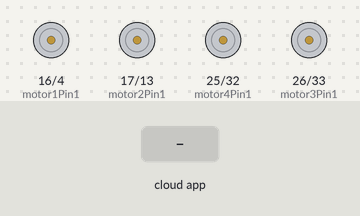
Bench run of a sketch on a simulated ESP32. Shown: motor-driver pin pairs drawn as motors (green arrow = first pin HIGH = forward, orange = second pin HIGH = backward, longer = more drive). The test bench sets the inputs (shaded band). The ROS host is connected and sends only what is stated.

Above: at 3.2 s.
3.3 s: the phone or cloud app sets linear.x to -100
At 3.9 s:
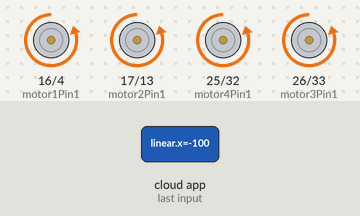
4.8 s: the phone or cloud app sets angular.z to -100
At 5.5 s:
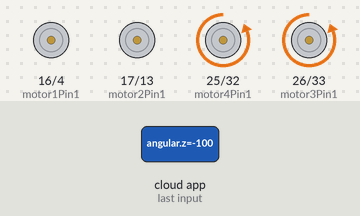
6.3 s: the phone or cloud app sets linear.x to 0
At 7.0 s:
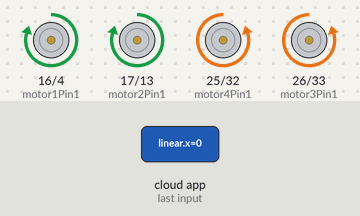
7.9 s: the phone or cloud app sets angular.z to 100
At 8.5 s:
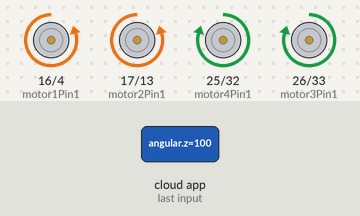
9.4 s: the phone or cloud app sets linear.x to 100
At 10.1 s:
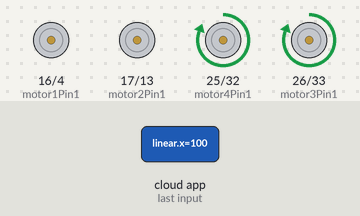
10.9 s: the phone or cloud app sets angular.z to 0
At 12.3 s:
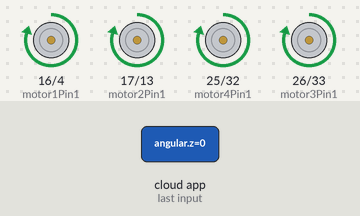
Timing chart, 0 to 13.4 s (numbered marks = the images above; inputs shaded):
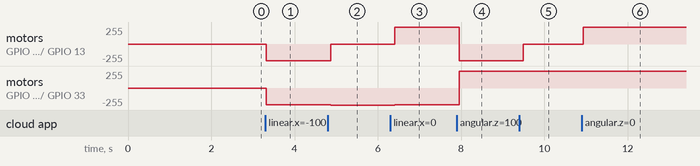

Measured:
- after the input at 3.3 s, motor on GPIO 16 (motor1Pin1) / GPIO 4 (motor1Pin2), motor on GPIO 17 (motor2Pin1) / GPIO 13 (motor2Pin2), motor on GPIO 25 (motor4Pin1) / GPIO 32 (motor4Pin2), motor on GPIO 26 (motor3Pin1) / GPIO 33 (motor3Pin2): stopped → backward 250/255 at once
- after the input at 4.8 s, motor on GPIO 16 (motor1Pin1) / GPIO 4 (motor1Pin2), motor on GPIO 17 (motor2Pin1) / GPIO 13 (motor2Pin2): backward 250/255 → stopped after 0.07 s; motor on GPIO 25 (motor4Pin1) / GPIO 32 (motor4Pin2), motor on GPIO 26 (motor3Pin1) / GPIO 33 (motor3Pin2): backward 250/255 → backward 255/255 after 0.07 s
- after the input at 6.3 s, motor on GPIO 16 (motor1Pin1) / GPIO 4 (motor1Pin2), motor on GPIO 17 (motor2Pin1) / GPIO 13 (motor2Pin2): stopped → forward 250/255 after 0.11 s; motor on GPIO 25 (motor4Pin1) / GPIO 32 (motor4Pin2), motor on GPIO 26 (motor3Pin1) / GPIO 33 (motor3Pin2): backward 255/255 → backward 250/255 after 0.11 s
- after the input at 7.9 s, motor on GPIO 16 (motor1Pin1) / GPIO 4 (motor1Pin2), motor on GPIO 17 (motor2Pin1) / GPIO 13 (motor2Pin2): forward 250/255 → backward 250/255 after 0.05 s; motor on GPIO 25 (motor4Pin1) / GPIO 32 (motor4Pin2), motor on GPIO 26 (motor3Pin1) / GPIO 33 (motor3Pin2): backward 250/255 → forward 250/255 after 0.05 s
- after the input at 9.4 s, motor on GPIO 16 (motor1Pin1) / GPIO 4 (motor1Pin2), motor on GPIO 17 (motor2Pin1) / GPIO 13 (motor2Pin2): backward 250/255 → stopped after 0.10 s; motor on GPIO 25 (motor4Pin1) / GPIO 32 (motor4Pin2), motor on GPIO 26 (motor3Pin1) / GPIO 33 (motor3Pin2): forward 250/255 → forward 255/255 after 0.10 s
- after the input at 10.9 s, motor on GPIO 16 (motor1Pin1) / GPIO 4 (motor1Pin2), motor on GPIO 17 (motor2Pin1) / GPIO 13 (motor2Pin2): stopped → forward 250/255 at once; motor on GPIO 25 (motor4Pin1) / GPIO 32 (motor4Pin2), motor on GPIO 26 (motor3Pin1) / GPIO 33 (motor3Pin2): forward 255/255 → forward 250/255 at once

The sketch:

micro_ros_with_domain_id.ino
```cpp
#include <micro_ros_arduino.h>
#include <stdio.h>
#include <rcl/rcl.h>
#include <rcl/error_handling.h>
#include <rclc/rclc.h>
#include <rclc/executor.h>
#include <geometry_msgs/msg/twist.h>

// 定義四顆馬達的引腳
#define motor1Pin1 16  // 左前輪馬達引腳1
#define motor1Pin2 4 // 左前輪馬達引腳2
#define motor2Pin1 17 // 左後輪馬達引腳1
#define motor2Pin2 13 // 左後輪馬達引腳2
#define motor3Pin1 26 // 右前輪馬達引腳1
#define motor3Pin2 33 // 右前輪馬達引腳2
#define motor4Pin1 25 // 右後輪馬達引腳1
#define motor4Pin2 32 // 右後輪馬達引腳2

rcl_subscription_t subscriber;
geometry_msgs__msg__Twist msg;
rclc_executor_t executor;
rcl_allocator_t allocator;
rclc_support_t support;
rcl_node_t node;


#define RCCHECK(fn) { rcl_ret_t temp_rc = fn; if((temp_rc != RCL_RET_OK)){error_loop();}}
#define RCSOFTCHECK(fn) { rcl_ret_t temp_rc = fn; if((temp_rc != RCL_RET_OK)){error_loop();}}

void error_loop(){
  while(1){
    delay(100);
  }
}

void motor_control(int ls, int rs) {
  if (ls >=0) {
    analogWrite(motor1Pin1, ls);
    analogWrite(motor1Pin2, 0);
    analogWrite(motor2Pin1, ls);
    analogWrite(motor2Pin2, 0);
  }
  else {
    ls = ls*-1;
    analogWrite(motor1Pin1, 0);
    analogWrite(motor1Pin2, ls);
    analogWrite(motor2Pin1, 0);
    analogWrite(motor2Pin2, ls);
  }

  if (rs >=0) {
    analogWrite(motor3Pin1, rs);
    analogWrite(motor3Pin2, 0);
    analogWrite(motor4Pin1, rs);
    analogWrite(motor4Pin2, 0);
  }
  else {
    rs = rs*-1;
    analogWrite(motor3Pin1, 0);
    analogWrite(motor3Pin2, rs);
    analogWrite(motor4Pin1, 0);
    analogWrite(motor4Pin2, rs);
  }

}

//twist message cb
void subscription_callback(const void *msgin) {
  const geometry_msgs__msg__Twist * msg = (const geometry_msgs__msg__Twist *)msgin;

  int lx = map(int(msg->linear.x*100), -50, 50, -250, 250);
  lx = constrain(lx, -250, 250);
  int az = map(int(msg->angular.z*100), -100, 100, -250, 250);
  az = constrain(az, -250, 250);

  int Lspeed = lx - az;
  int Rspeed = lx + az;
  motor_control(Lspeed, Rspeed);
}

void setup() {
  // Initialize motor control pins
  pinMode(motor1Pin1, OUTPUT);
  pinMode(motor1Pin2, OUTPUT);
  pinMode(motor2Pin1, OUTPUT);
  pinMode(motor2Pin2, OUTPUT);
  pinMode(motor3Pin1, OUTPUT);
  pinMode(motor3Pin2, OUTPUT);
  pinMode(motor4Pin1, OUTPUT);
  pinMode(motor4Pin2, OUTPUT);

  set_microros_transports();

  delay(2000);

  allocator = rcl_get_default_allocator();

  // set domain id
  rcl_init_options_t init_options = rcl_get_zero_initialized_init_options();
  rcl_init_options_init(&init_options, allocator);
  rcl_init_options_set_domain_id(&init_options, 69);
  RCCHECK(rclc_support_init_with_options(&support, 0, NULL, &init_options, &allocator));

  // create node
  RCCHECK(rclc_node_init_default(&node, "micro_ros_arduino_node", "", &support));

  // create subscriber
  RCCHECK(rclc_subscription_init_default(
    &subscriber,
    &node,
    ROSIDL_GET_MSG_TYPE_SUPPORT(geometry_msgs, msg, Twist),
    "cmd_vel"));

  // create executor
  RCCHECK(rclc_executor_init(&executor, &support.context, 1, &allocator));
  RCCHECK(rclc_executor_add_subscription(&executor, &subscriber, &msg, &subscription_callback, ON_NEW_DATA));

}

void loop() {
  delay(100);
  RCCHECK(rclc_executor_spin_some(&executor, RCL_MS_TO_NS(100)));
}
```
